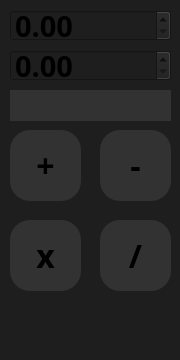
<?xml version="1.0" encoding="UTF-8"?>
<ui version="4.0">
 <class>Calculator</class>
 <widget class="QMainWindow" name="Calculator">
  <property name="geometry">
   <rect>
    <x>0</x>
    <y>0</y>
    <width>180</width>
    <height>360</height>
   </rect>
  </property>
  <property name="windowTitle">
   <string>Calculator</string>
  </property>
  <property name="styleSheet">
   <string notr="true">background-color: rgba(30, 30, 30, 1);</string>
  </property>
  <widget class="QWidget" name="centralwidget">
   <widget class="QDoubleSpinBox" name="value2">
    <property name="geometry">
     <rect>
      <x>10</x>
      <y>50</y>
      <width>161</width>
      <height>31</height>
     </rect>
    </property>
    <property name="font">
     <font>
      <family>JetBrains Mono</family>
      <pointsize>22</pointsize>
      <bold>true</bold>
     </font>
    </property>
   </widget>
   <widget class="QDoubleSpinBox" name="value1">
    <property name="geometry">
     <rect>
      <x>10</x>
      <y>10</y>
      <width>161</width>
      <height>31</height>
     </rect>
    </property>
    <property name="font">
     <font>
      <family>JetBrains Mono</family>
      <pointsize>22</pointsize>
      <bold>true</bold>
     </font>
    </property>
   </widget>
   <widget class="QPushButton" name="addbtn">
    <property name="geometry">
     <rect>
      <x>10</x>
      <y>130</y>
      <width>71</width>
      <height>71</height>
     </rect>
    </property>
    <property name="font">
     <font>
      <family>JetBrains Mono</family>
      <pointsize>24</pointsize>
      <bold>true</bold>
     </font>
    </property>
    <property name="styleSheet">
     <string notr="true">background-color: rgba(50, 50, 50, 1);
border-radius: 20px;</string>
    </property>
    <property name="text">
     <string>+</string>
    </property>
   </widget>
   <widget class="QLabel" name="answerlabel">
    <property name="geometry">
     <rect>
      <x>10</x>
      <y>90</y>
      <width>161</width>
      <height>31</height>
     </rect>
    </property>
    <property name="font">
     <font>
      <family>JetBrains Mono</family>
      <pointsize>26</pointsize>
      <bold>true</bold>
     </font>
    </property>
    <property name="styleSheet">
     <string notr="true">background-color: rgba(50, 50, 50, 1);
color: white;
border-radius: 20px;</string>
    </property>
    <property name="text">
     <string/>
    </property>
   </widget>
   <widget class="QPushButton" name="subtractbtn">
    <property name="geometry">
     <rect>
      <x>100</x>
      <y>130</y>
      <width>71</width>
      <height>71</height>
     </rect>
    </property>
    <property name="font">
     <font>
      <family>JetBrains Mono</family>
      <pointsize>24</pointsize>
      <bold>true</bold>
     </font>
    </property>
    <property name="styleSheet">
     <string notr="true">background-color: rgba(50, 50, 50, 1);
border-radius: 20px;</string>
    </property>
    <property name="text">
     <string>-</string>
    </property>
   </widget>
   <widget class="QPushButton" name="timesbtn">
    <property name="geometry">
     <rect>
      <x>10</x>
      <y>220</y>
      <width>71</width>
      <height>71</height>
     </rect>
    </property>
    <property name="font">
     <font>
      <family>JetBrains Mono</family>
      <pointsize>24</pointsize>
      <bold>true</bold>
     </font>
    </property>
    <property name="styleSheet">
     <string notr="true">background-color: rgba(50, 50, 50, 1);
border-radius: 20px;</string>
    </property>
    <property name="text">
     <string>x</string>
    </property>
   </widget>
   <widget class="QPushButton" name="dividebtn">
    <property name="geometry">
     <rect>
      <x>100</x>
      <y>220</y>
      <width>71</width>
      <height>71</height>
     </rect>
    </property>
    <property name="font">
     <font>
      <family>JetBrains Mono</family>
      <pointsize>24</pointsize>
      <bold>true</bold>
     </font>
    </property>
    <property name="styleSheet">
     <string notr="true">background-color: rgba(50, 50, 50, 1);
border-radius: 20px;</string>
    </property>
    <property name="text">
     <string>/</string>
    </property>
   </widget>
  </widget>
 </widget>
 <resources/>
 <connections/>
</ui>
